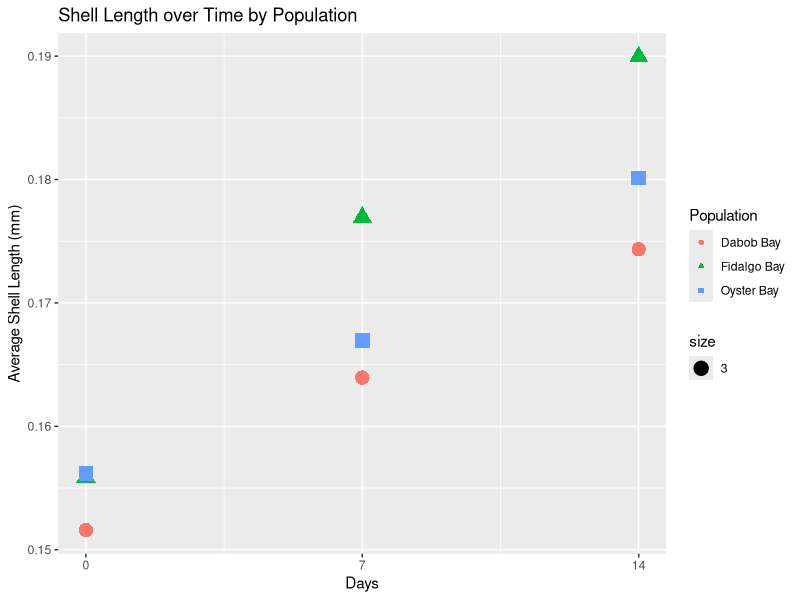

Generate this figure with R:
## ---- chunk 1
library(ggplot2)
library(dplyr)
## ---- chunk 2
PS_larvae <- read.csv("../raw_data/Copy of PS_Larvae.csv") 

## ---- chunk 3
popul_days <- group_by(PS_larvae, Population, Date)
#average length for each population
avg_l_popul <- summarize(popul_days, mean_l = mean(Average_Length), na.rm = TRUE)
#added column for days after start
avg_l_popul$Days = c(0, 14, 7, 0, 14, 7, 0, 14, 7)
#scatterplot of days passed vs length for each population with a line of best fit for each population
daysvslength <- ggplot(data = avg_l_popul, mapping = aes(x = Days, y = mean_l, group = Population)) +
  geom_point(aes(shape = Population, color = Population, size = 3)) +
  labs(x = "Days", y = "Average Shell Length (mm)") +
  scale_x_continuous(breaks = c (0, 7, 14)) +
  ggtitle("Shell Length over Time by Population")
print(daysvslength)
